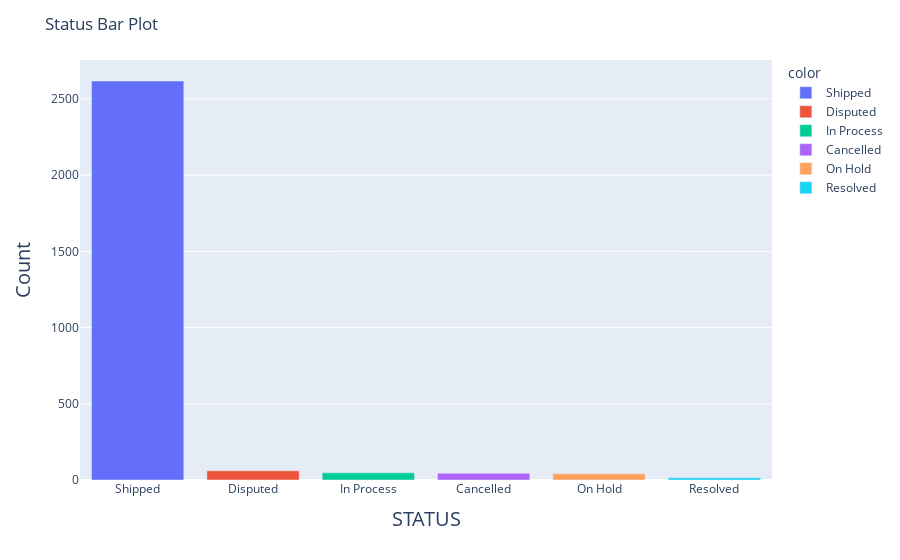

This figure's notebook cell:
### Code cell
barplot_visualization('STATUS')

### Figure 1 — Plotly figure (JSON) as saved in the notebook; plotly's stock layout.template omitted (floating-point values rounded to 4 significant figures)
{"data": [{"alignmentgroup": "True", "hovertemplate": "color=Shipped<br>x=%{x}<br>y=%{y}<extra></extra>", "legendgroup": "Shipped", "marker": {"color": "#636efa", "pattern": {"shape": ""}}, "name": "Shipped", "offsetgroup": "Shipped", "orientation": "v", "showlegend": true, "textposition": "auto", "type": "bar", "x": ["Shipped"], "xaxis": "x", "y": [2617], "yaxis": "y"}, {"alignmentgroup": "True", "hovertemplate": "color=Disputed<br>x=%{x}<br>y=%{y}<extra></extra>", "legendgroup": "Disputed", "marker": {"color": "#EF553B", "pattern": {"shape": ""}}, "name": "Disputed", "offsetgroup": "Disputed", "orientation": "v", "showlegend": true, "textposition": "auto", "type": "bar", "x": ["Disputed"], "xaxis": "x", "y": [60], "yaxis": "y"}, {"alignmentgroup": "True", "hovertemplate": "color=In Process<br>x=%{x}<br>y=%{y}<extra></extra>", "legendgroup": "In Process", "marker": {"color": "#00cc96", "pattern": {"shape": ""}}, "name": "In Process", "offsetgroup": "In Process", "orientation": "v", "showlegend": true, "textposition": "auto", "type": "bar", "x": ["In Process"], "xaxis": "x", "y": [47], "yaxis": "y"}, {"alignmentgroup": "True", "hovertemplate": "color=Cancelled<br>x=%{x}<br>y=%{y}<extra></extra>", "legendgroup": "Cancelled", "marker": {"color": "#ab63fa", "pattern": {"shape": ""}}, "name": "Cancelled", "offsetgroup": "Cancelled", "orientation": "v", "showlegend": true, "textposition": "auto", "type": "bar", "x": ["Cancelled"], "xaxis": "x", "y": [44], "yaxis": "y"}, {"alignmentgroup": "True", "hovertemplate": "color=On Hold<br>x=%{x}<br>y=%{y}<extra></extra>", "legendgroup": "On Hold", "marker": {"color": "#FFA15A", "pattern": {"shape": ""}}, "name": "On Hold", "offsetgroup": "On Hold", "orientation": "v", "showlegend": true, "textposition": "auto", "type": "bar", "x": ["On Hold"], "xaxis": "x", "y": [41], "yaxis": "y"}, {"alignmentgroup": "True", "hovertemplate": "color=Resolved<br>x=%{x}<br>y=%{y}<extra></extra>", "legendgroup": "Resolved", "marker": {"color": "#19d3f3", "pattern": {"shape": ""}}, "name": "Resolved", "offsetgroup": "Resolved", "orientation": "v", "showlegend": true, "textposition": "auto", "type": "bar", "x": ["Resolved"], "xaxis": "x", "y": [14], "yaxis": "y"}], "layout": {"autosize": true, "barmode": "relative", "legend": {"title": {"text": "color"}, "tracegroupgap": 0}, "margin": {"t": 60}, "title": {"text": "Status Bar Plot"}, "xaxis": {"anchor": "y", "autorange": true, "domain": [0, 1], "range": [-0.5, 5.5], "title": {"font": {"size": 20}, "text": "STATUS"}, "type": "category"}, "yaxis": {"anchor": "x", "autorange": true, "domain": [0, 1], "range": [0, 2755.0], "title": {"font": {"size": 20}, "text": "Count"}, "type": "linear"}}}
